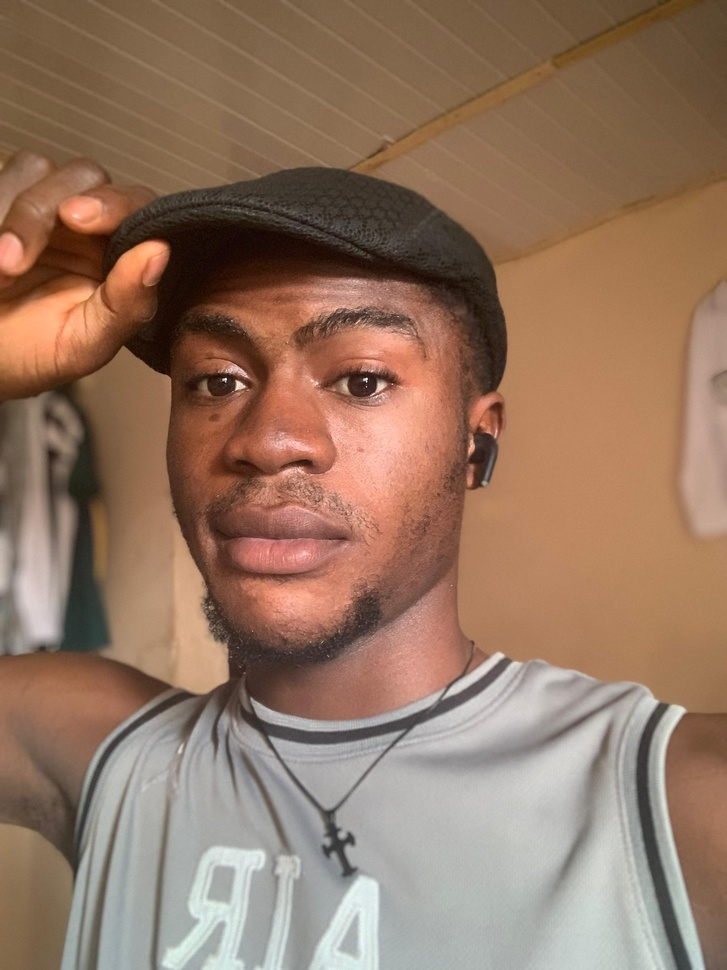
#> input picture mazi.jpg, 727 x 970 px, shrunk from 1920 x 2560 before the run
$ python main.py
#> lines starting #> are read from the running program, lines starting #| are printed output that depends on the picture; after the words box and inside, x2 and y2 are one past the last pixel; in counts of white or black regions, pixels touching at a corner belong together
import cv2


face_haar_cascade = cv2.CascadeClassifier("haarcascade_frontalface_default.xml")
if face_haar_cascade.empty():
    raise IOError("Cannot load haarcascade_frontalface_default.xml")

image = cv2.imread("mazi.jpg")
#> image is the input picture: shape (970, 727, 3); mean B, G, R 98.4, 118.5, 148.3
if image is None:
    raise IOError("Cannot load mazi.jpg")

gray = cv2.cvtColor(image, cv2.COLOR_BGR2GRAY)
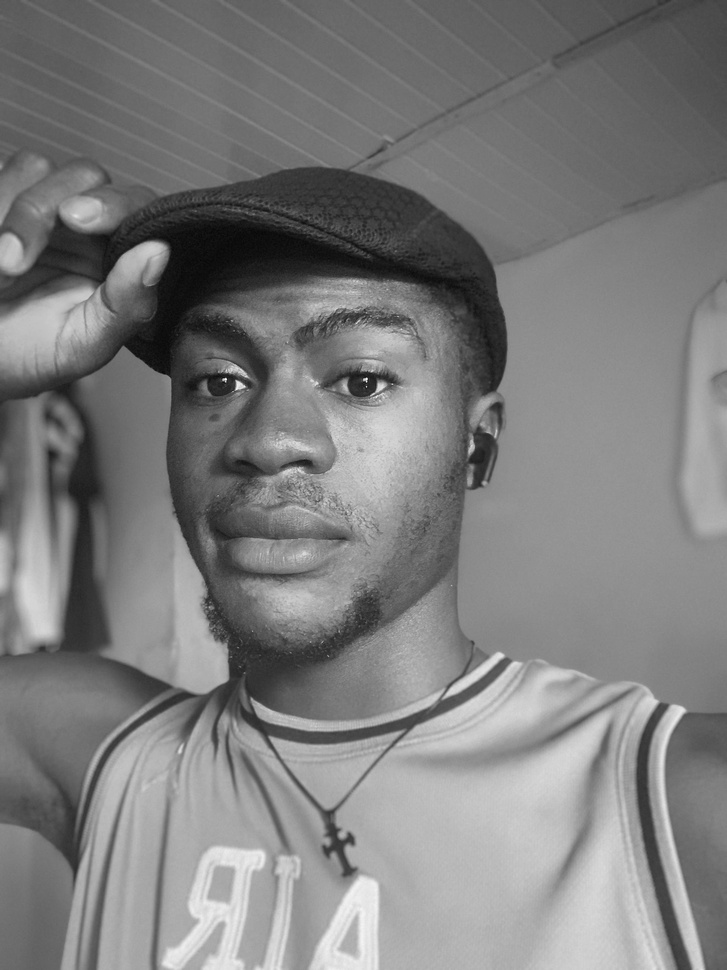
#> gray: shape (970, 727); min 5, max 253, mean 125.1
cv2.imshow("GRAY", gray)
faces = face_haar_cascade.detectMultiScale(gray, scaleFactor=1.1, minNeighbors=4)
#> faces = [[110, 238, 360, 360]]

if len(faces) == 0:
    print("No faces detected.")
else:
    for (x, y, w, h) in faces:
        cv2.rectangle(image, (x, y), (x + w, y + h), (0, 255, 0), 5)
#> this loop made 1 pass
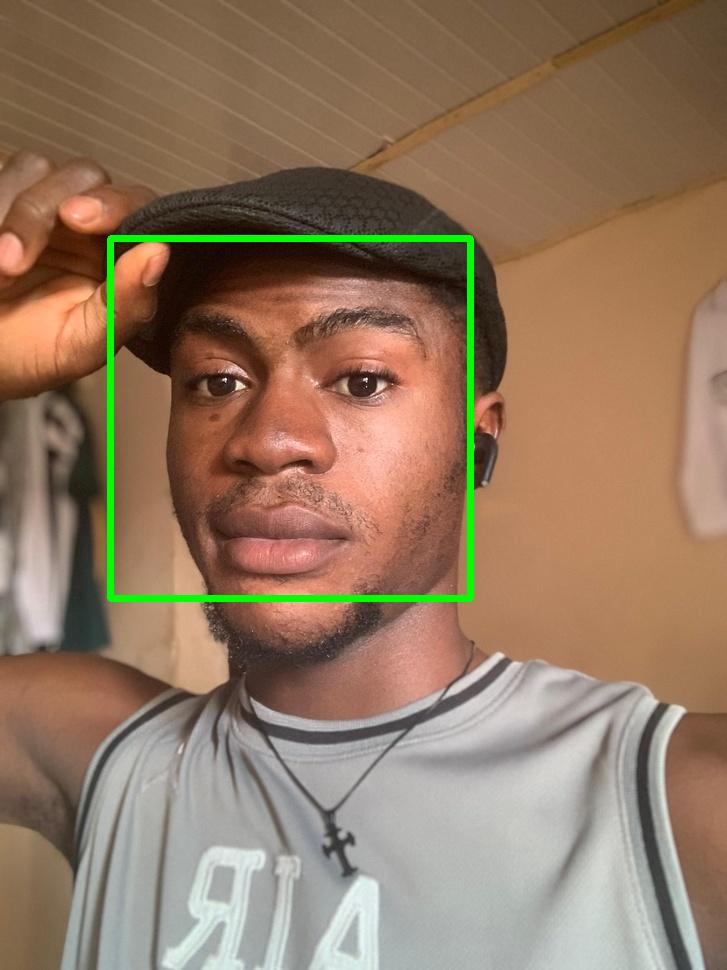
#> image: shape (970, 727, 3); 1.43% of pixels changed, all inside (x1, y1, x2, y2) = (107, 235, 474, 602)

cv2.imshow('faces', image)
cv2.imwrite("faces_detected.jpg", image)
print(f"Saved result image as faces_detected.jpg")
cv2.waitKey(0)
cv2.destroyAllWindows()
